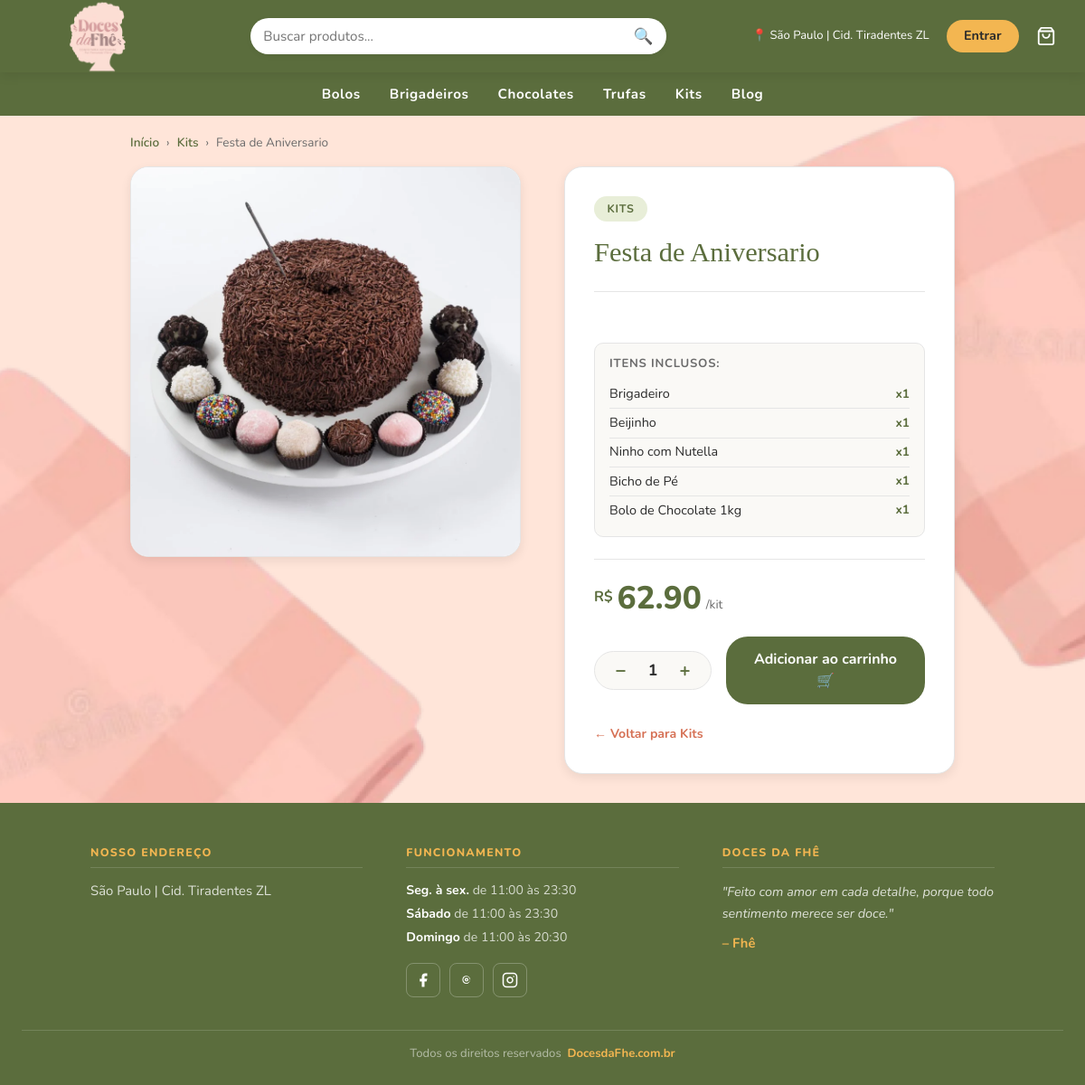
The app's page /kit-detalhe/1 with its own data.
### models.py (models this page shows, shortened)
class Kit(db.Model):
    __tablename__ = 'kits'
    id = db.Column(db.Integer, primary_key=True)
    name = db.Column(db.String(200), nullable=False)
    description = db.Column(db.Text, nullable=True)
    created_by = db.Column(
        db.Integer, db.ForeignKey('users.id'), nullable=False)
    is_admin_kit = db.Column(db.Boolean, default=False)   # True = admin kit
    ativo = db.Column(db.Boolean, default=True, nullable=False)
    created_at = db.Column(db.DateTime, default=datetime.utcnow)
    updated_at = db.Column(
        db.DateTime, default=datetime.utcnow, onupdate=datetime.utcnow)
    image_url = db.Column(db.String(500), nullable=True)   # <-- add this line
    products = db.relationship(
        'KitProduct', backref='kit', cascade='all, delete-orphan')
    creator = db.relationship('User', backref='kits')
    @property
    def total_price(self):
        return sum(kp.product.price * kp.quantity for kp in self.products)

class KitProduct(db.Model):
    __tablename__ = 'kit_products'
    kit_id = db.Column(db.Integer, db.ForeignKey('kits.id'), primary_key=True)
    product_id = db.Column(db.Integer, db.ForeignKey(
        'products.id'), primary_key=True)
    quantity = db.Column(db.Integer, default=1)
    added_at = db.Column(db.DateTime, default=datetime.utcnow)
    product = db.relationship('Product')

class Product(db.Model):
    __tablename__ = "products"
    id          = db.Column(db.Integer, primary_key=True)
    name        = db.Column(db.String(200), unique=True, nullable=False, index=True)
    description = db.Column(db.String(800), nullable=False)
    image_url   = db.Column(db.String(300))
    price       = db.Column(db.Numeric(10, 2), nullable=False)
    category    = db.Column(db.String(100), nullable=True, default='geral')  # ✅ NOVO
    ativo       = db.Column(db.Boolean, default=True, nullable=False)
    created_at  = db.Column(db.DateTime, default=datetime.utcnow)

### app.py (the view)
@app.route('/kit-detalhe/<int:kit_id>')
def kit_detalhe(kit_id):
    kit = Kit.query.get_or_404(kit_id)
    class KitAdapter:
        def __init__(self, k):
            self.id          = k.id
            self.name        = k.name
            self.category    = 'Kits'
            self.description = k.description or ''
            self.price       = k.total_price
            self.image_url   = k.image_url
    produto = KitAdapter(kit)
    outros_kits = Kit.query.filter(
        Kit.is_admin_kit == True,
        Kit.id != kit_id,
        Kit.ativo == True
    ).limit(4).all()
    class KitRelAdapter:
        def __init__(self, k):
            self.id        = k.id
            self.name      = k.name
            self.price     = k.total_price
            self.image_url = k.image_url
    relacionados = [KitRelAdapter(k) for k in outros_kits]
    return render_template('produto_detalhe.html',
                           produto=produto,
                           relacionados=relacionados,
                           is_kit=True,
                           kit=kit)

### app.py (called while the page is built)
@app.context_processor
def carrinho_contador():
    if current_user.is_authenticated:
        total_itens = db.session.query(
            db.func.sum(CarrinhoItem.quantidade)
        ).filter_by(user_id=current_user.id).scalar() or 0
    else:
        total_itens = 0
    return dict(carrinho_total=total_itens)

### templates/produto_detalhe.html (shortened to what this page needs)
{% extends "base.html" %}
{% block styles %}
<link rel="stylesheet" href="{{ url_for('static', filename='produto_detalhe.css') }}">
{% endblock %}
{% block content %}
<header>
  <div class="logo">
    <a href="{{ url_for('dashboard') }}">
      <img class="logo-img" src="{{ url_for('static', filename='uploads/logo.png') }}" alt="Doces da Fhê" />
    </a>
  </div>
  <div class="search-bar-wrap">
    <div class="search-bar">
      <input type="text" id="searchInput" placeholder="Buscar produtos..."
             onkeydown="if(event.key==='Enter') buscarGlobal()" />
      <button onclick="buscarGlobal()">🔍</button>
    </div>
  </div>
  <div class="header-right">
    <span class="location">📍 São Paulo | Cid. Tiradentes ZL</span>
    {% if current_user.is_authenticated %}
      {% if current_user.is_admin %}
        <span class="btn-entrar">Bem-vindo, Admin</span>
      {% else %}
        <span class="btn-entrar">Bem-vindo, {{ current_user.email }}</span>
      {% endif %}
    {% else %}
      <a href="{{ url_for('login') }}" class="btn-entrar">Entrar</a>
    {% endif %}
    <a href="{{ url_for('carrinho') }}" class="cart-icon-wrap">
      <svg width="22" height="22" fill="white" viewBox="0 0 24 24">
        <path d="M6 2 3 6v14a2 2 0 0 0 2 2h14a2 2 0 0 0 2-2V6l-3-4zM3 6h18M16 10a4 4 0 0 1-8 0"
              stroke="white" stroke-width="2" fill="none" stroke-linecap="round" stroke-linejoin="round"/>
      </svg>
    </a>
  </div>
</header>
<nav>
  <a href="{{ url_for('categoria', nome='bolos') }}">Bolos</a>
  <a href="{{ url_for('categoria', nome='brigadeiros') }}">Brigadeiros</a>
  <a href="{{ url_for('categoria', nome='chocolates') }}">Chocolates</a>
  <a href="{{ url_for('categoria', nome='trufas') }}">Trufas</a>
  <a href="{{ url_for('kits_loja') }}">Kits</a>
  <a href="#">Blog</a>
</nav>
<div class="breadcrumb">
  <a href="{{ url_for('dashboard') }}">Início</a>
  <span>›</span>
  {% if is_kit %}
    <a href="{{ url_for('kits_loja') }}">Kits</a>
    <span>›</span>
    <span>{{ kit.name }}</span>
  {% else %}
    <a href="{{ url_for('categoria', nome=produto.category) }}">{{ produto.category | capitalize }}</a>
    <span>›</span>
    <span>{{ produto.name }}</span>
  {% endif %}
</div>
<div class="produto-detalhe">
  <div class="produto-imagem">
    {% if produto.image_url %}
      <img src="{{ url_for('static', filename=produto.image_url) }}" alt="{{ produto.name }}" class="produto-img-principal" />
    {% else %}
      <div class="produto-img-placeholder">{{ '🎁' if is_kit else '🍰' }}</div>
    {% endif %}
  </div>
  <div class="produto-info">
    <span class="produto-categoria">{{ produto.category | capitalize }}</span>
    <h1 class="produto-nome">{{ produto.name }}</h1>
    <p class="produto-descricao">{{ produto.description }}</p>
    {% if is_kit and kit.products %}
    <div class="kit-itens-lista">
      <p class="kit-itens-titulo">Itens inclusos:</p>
      {% for kp in kit.products %}
      <div class="kit-item-linha">
        <span>{{ kp.product.name }}</span>
        <span class="kit-item-qty">x{{ kp.quantity }}</span>
      </div>
      {% endfor %}
    </div>
    {% endif %}
    <div class="produto-preco-wrap">
      <span class="produto-preco">
        <sup>R$</sup>{{ "%.2f"|format(produto.price) }}
        <span class="produto-preco-un">/{{ 'kit' if is_kit else 'un' }}</span>
      </span>
    </div>
    <form method="POST" action="{{ url_for('adicionar_carrinho') }}" class="produto-qty-wrap">
      <div class="produto-qty">
        <button type="button" onclick="changeQty(-1)">−</button>
        <span id="qtyValue">1</span>
        <button type="button" onclick="changeQty(1)">+</button>
      </div>
      <button type="submit" class="produto-btn-cart">
        Adicionar ao carrinho 🛒
      </button>
    </form>
    {% if is_kit %}
      <a href="{{ url_for('kits_loja') }}" class="produto-voltar">← Voltar para Kits</a>
    {% else %}
      <a href="{{ url_for('categoria', nome=produto.category) }}" class="produto-voltar">
        ← Voltar para {{ produto.category | capitalize }}
      </a>
    {% endif %}
  </div>
</div>
<footer class="footer">
  <div class="footer-container">
    <div class="footer-col">
      <h3 class="footer-titulo">NOSSO ENDEREÇO</h3>
      <p class="footer-endereco">São Paulo | Cid. Tiradentes ZL</p>
    </div>
    <div class="footer-col">
      <h3 class="footer-titulo">FUNCIONAMENTO</h3>
      <p class="footer-hora"><strong>Seg. à sex.</strong> de 11:00 às 23:30</p>
      <p class="footer-hora"><strong>Sábado</strong> de 11:00 às 23:30</p>
      <p class="footer-hora"><strong>Domingo</strong> de 11:00 às 20:30</p>
      <div class="footer-social">
        <a href="https://www.facebook.com/Docesdafhe/?ref=NONE_xav_ig_profile_page_web" target="_blank" rel="noopener" class="social-icon" aria-label="Facebook">
          <svg xmlns="http://www.w3.org/2000/svg" width="18" height="18" viewBox="0 0 24 24" fill="currentColor">
            <path d="M18 2h-3a5 5 0 0 0-5 5v3H7v4h3v8h4v-8h3l1-4h-4V7a1 1 0 0 1 1-1h3z"/>
          </svg>
        </a>
        <a href="https://www.threads.com/@docesdafhe?xmt=AQF0NPJogc8wQ_fC8M2gQNGZLlK3HaHuye6aF5Zn8kRVQuA" target="_blank" rel="noopener" class="social-icon" aria-label="Threads">
        </a>
        <a href="https://www.instagram.com/docesdafhe/" target="_blank" rel="noopener" class="social-icon" aria-label="Instagram">
        </a>
      </div>
    </div>
    <div class="footer-col">
      <h3 class="footer-titulo">DOCES DA FHÊ</h3>
      <p class="footer-quote">"Feito com amor em cada detalhe, porque todo sentimento merece ser doce."</p>
      <p class="footer-assinatura">– Fhê</p>
    </div>
  </div>
  <div class="footer-bottom">
    Todos os direitos reservados &nbsp;<a href="#" class="footer-site">DocesdaFhe.com.br</a>
  </div>
</footer>
{% endblock %}

### templates/base.html (style rules this page uses)
:root { --color-primary: #5B6D3D; --color-secondary: #D67155; --color-accent: #F3B651; --color-dark: #932E50; --color-bg: #FAF9F6; --color-white: #FFFFFF; --color-text: #2B2B2B; --color-text-light: #6B6B6B; --color-border: #E5E5E5; --color-hover-primary: #4a5932; --color-hover-accent: #d9a13f; --color-hover-secondary: #b85a42; --shadow-sm: 0 2px 6px rgba(0,0,0,.05); --shadow-md: 0 4px 12px rgba(0,0,0,.08); --shadow-lg: 0 8px 20px rgba(0,0,0,.12); --radius-sm: 6px; --radius-md: 10px; --radius-lg: 16px; }
* { box-sizing: border-box; }
body { font-family: 'Nunito', sans-serif !important; background: var(--color-bg); color: var(--color-text); margin: 0 !important; padding: 0 !important; }

### records on screen
Kit: name "Festa de Aniversario", image_url (picture)
KitProduct: product.name "Brigadeiro", quantity "1"
KitProduct: product.name "Beijinho", quantity "1"
KitProduct: product.name "Ninho com Nutella", quantity "1"
KitProduct: product.name "Bicho de Pé", quantity "1"
KitProduct: product.name "Bolo de Chocolate 1kg", quantity "1"

### other values on screen
{{ produto.category | capitalize }} "KITS"
{{ "%.2f"|format(produto.price) }} "62.90"
{{ 'kit' if is_kit else 'un' }} "kit"
